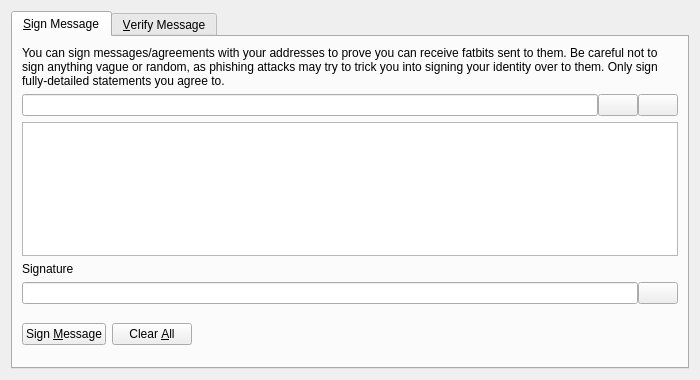
<?xml version="1.0" encoding="UTF-8"?>
<ui version="4.0">
 <class>SignVerifyMessageDialog</class>
 <widget class="QDialog" name="SignVerifyMessageDialog">
  <property name="geometry">
   <rect>
    <x>0</x>
    <y>0</y>
    <width>700</width>
    <height>380</height>
   </rect>
  </property>
  <property name="windowTitle">
   <string>Signatures - Sign / Verify a Message</string>
  </property>
  <property name="modal">
   <bool>true</bool>
  </property>
  <layout class="QVBoxLayout" name="verticalLayout">
   <item>
    <widget class="QTabWidget" name="tabWidget">
     <property name="currentIndex">
      <number>0</number>
     </property>
     <widget class="QWidget" name="tabSignMessage">
      <attribute name="title">
       <string>&amp;Sign Message</string>
      </attribute>
      <layout class="QVBoxLayout" name="verticalLayout_SM">
       <item>
        <widget class="QLabel" name="infoLabel_SM">
         <property name="text">
          <string>You can sign messages/agreements with your addresses to prove you can receive fatbits sent to them. Be careful not to sign anything vague or random, as phishing attacks may try to trick you into signing your identity over to them. Only sign fully-detailed statements you agree to.</string>
         </property>
         <property name="textFormat">
          <enum>Qt::PlainText</enum>
         </property>
         <property name="wordWrap">
          <bool>true</bool>
         </property>
        </widget>
       </item>
       <item>
        <layout class="QHBoxLayout" name="horizontalLayout_1_SM">
         <property name="spacing">
          <number>0</number>
         </property>
         <item>
          <widget class="QValidatedLineEdit" name="addressIn_SM">
           <property name="toolTip">
            <string>The Fatbit address to sign the message with</string>
           </property>
          </widget>
         </item>
         <item>
          <widget class="QPushButton" name="addressBookButton_SM">
           <property name="toolTip">
            <string>Choose previously used address</string>
           </property>
           <property name="text">
            <string/>
           </property>
           <property name="icon">
            <iconset resource="../fatbit.qrc">
             <normaloff>:/icons/address-book</normaloff>:/icons/address-book</iconset>
           </property>
           <property name="shortcut">
            <string>Alt+A</string>
           </property>
           <property name="autoDefault">
            <bool>false</bool>
           </property>
          </widget>
         </item>
         <item>
          <widget class="QPushButton" name="pasteButton_SM">
           <property name="toolTip">
            <string>Paste address from clipboard</string>
           </property>
           <property name="text">
            <string/>
           </property>
           <property name="icon">
            <iconset resource="../fatbit.qrc">
             <normaloff>:/icons/editpaste</normaloff>:/icons/editpaste</iconset>
           </property>
           <property name="shortcut">
            <string>Alt+P</string>
           </property>
           <property name="autoDefault">
            <bool>false</bool>
           </property>
          </widget>
         </item>
        </layout>
       </item>
       <item>
        <widget class="QPlainTextEdit" name="messageIn_SM">
         <property name="toolTip">
          <string>Enter the message you want to sign here</string>
         </property>
        </widget>
       </item>
       <item>
        <widget class="QLabel" name="signatureLabel_SM">
         <property name="text">
          <string>Signature</string>
         </property>
         <property name="textFormat">
          <enum>Qt::PlainText</enum>
         </property>
        </widget>
       </item>
       <item>
        <layout class="QHBoxLayout" name="horizontalLayout_2_SM">
         <property name="spacing">
          <number>0</number>
         </property>
         <item>
          <widget class="QLineEdit" name="signatureOut_SM">
           <property name="font">
            <font>
             <italic>true</italic>
            </font>
           </property>
           <property name="readOnly">
            <bool>true</bool>
           </property>
          </widget>
         </item>
         <item>
          <widget class="QPushButton" name="copySignatureButton_SM">
           <property name="toolTip">
            <string>Copy the current signature to the system clipboard</string>
           </property>
           <property name="text">
            <string/>
           </property>
           <property name="icon">
            <iconset resource="../fatbit.qrc">
             <normaloff>:/icons/editcopy</normaloff>:/icons/editcopy</iconset>
           </property>
           <property name="autoDefault">
            <bool>false</bool>
           </property>
          </widget>
         </item>
        </layout>
       </item>
       <item>
        <layout class="QHBoxLayout" name="horizontalLayout_3_SM">
         <item>
          <widget class="QPushButton" name="signMessageButton_SM">
           <property name="toolTip">
            <string>Sign the message to prove you own this Fatbit address</string>
           </property>
           <property name="text">
            <string>Sign &amp;Message</string>
           </property>
           <property name="icon">
            <iconset resource="../fatbit.qrc">
             <normaloff>:/icons/edit</normaloff>:/icons/edit</iconset>
           </property>
           <property name="autoDefault">
            <bool>false</bool>
           </property>
          </widget>
         </item>
         <item>
          <widget class="QPushButton" name="clearButton_SM">
           <property name="toolTip">
            <string>Reset all sign message fields</string>
           </property>
           <property name="text">
            <string>Clear &amp;All</string>
           </property>
           <property name="icon">
            <iconset resource="../fatbit.qrc">
             <normaloff>:/icons/remove</normaloff>:/icons/remove</iconset>
           </property>
           <property name="autoDefault">
            <bool>false</bool>
           </property>
          </widget>
         </item>
         <item>
          <spacer name="horizontalSpacer_1_SM">
           <property name="orientation">
            <enum>Qt::Horizontal</enum>
           </property>
           <property name="sizeHint" stdset="0">
            <size>
             <width>40</width>
             <height>48</height>
            </size>
           </property>
          </spacer>
         </item>
         <item>
          <widget class="QLabel" name="statusLabel_SM">
           <property name="font">
            <font>
             <weight>75</weight>
             <bold>true</bold>
            </font>
           </property>
           <property name="text">
            <string/>
           </property>
           <property name="wordWrap">
            <bool>true</bool>
           </property>
          </widget>
         </item>
         <item>
          <spacer name="horizontalSpacer_2_SM">
           <property name="orientation">
            <enum>Qt::Horizontal</enum>
           </property>
           <property name="sizeHint" stdset="0">
            <size>
             <width>40</width>
             <height>48</height>
            </size>
           </property>
          </spacer>
         </item>
        </layout>
       </item>
      </layout>
     </widget>
     <widget class="QWidget" name="tabVerifyMessage">
      <attribute name="title">
       <string>&amp;Verify Message</string>
      </attribute>
      <layout class="QVBoxLayout" name="verticalLayout_VM">
       <item>
        <widget class="QLabel" name="infoLabel_VM">
         <property name="text">
          <string>Enter the receiver's address, message (ensure you copy line breaks, spaces, tabs, etc. exactly) and signature below to verify the message. Be careful not to read more into the signature than what is in the signed message itself, to avoid being tricked by a man-in-the-middle attack. Note that this only proves the signing party receives with the address, it cannot prove sendership of any transaction!</string>
         </property>
         <property name="textFormat">
          <enum>Qt::PlainText</enum>
         </property>
         <property name="alignment">
          <set>Qt::AlignLeading|Qt::AlignLeft|Qt::AlignTop</set>
         </property>
         <property name="wordWrap">
          <bool>true</bool>
         </property>
        </widget>
       </item>
       <item>
        <layout class="QHBoxLayout" name="horizontalLayout_1_VM">
         <property name="spacing">
          <number>0</number>
         </property>
         <item>
          <widget class="QValidatedLineEdit" name="addressIn_VM">
           <property name="toolTip">
            <string>The Fatbit address the message was signed with</string>
           </property>
          </widget>
         </item>
         <item>
          <widget class="QPushButton" name="addressBookButton_VM">
           <property name="toolTip">
            <string>Choose previously used address</string>
           </property>
           <property name="text">
            <string/>
           </property>
           <property name="icon">
            <iconset resource="../fatbit.qrc">
             <normaloff>:/icons/address-book</normaloff>:/icons/address-book</iconset>
           </property>
           <property name="shortcut">
            <string>Alt+A</string>
           </property>
           <property name="autoDefault">
            <bool>false</bool>
           </property>
          </widget>
         </item>
        </layout>
       </item>
       <item>
        <widget class="QPlainTextEdit" name="messageIn_VM"/>
       </item>
       <item>
        <widget class="QValidatedLineEdit" name="signatureIn_VM"/>
       </item>
       <item>
        <layout class="QHBoxLayout" name="horizontalLayout_2_VM">
         <item>
          <widget class="QPushButton" name="verifyMessageButton_VM">
           <property name="toolTip">
            <string>Verify the message to ensure it was signed with the specified Fatbit address</string>
           </property>
           <property name="text">
            <string>Verify &amp;Message</string>
           </property>
           <property name="icon">
            <iconset resource="../fatbit.qrc">
             <normaloff>:/icons/transaction_0</normaloff>:/icons/transaction_0</iconset>
           </property>
           <property name="autoDefault">
            <bool>false</bool>
           </property>
          </widget>
         </item>
         <item>
          <widget class="QPushButton" name="clearButton_VM">
           <property name="toolTip">
            <string>Reset all verify message fields</string>
           </property>
           <property name="text">
            <string>Clear &amp;All</string>
           </property>
           <property name="icon">
            <iconset resource="../fatbit.qrc">
             <normaloff>:/icons/remove</normaloff>:/icons/remove</iconset>
           </property>
           <property name="autoDefault">
            <bool>false</bool>
           </property>
          </widget>
         </item>
         <item>
          <spacer name="horizontalSpacer_1_VM">
           <property name="orientation">
            <enum>Qt::Horizontal</enum>
           </property>
           <property name="sizeHint" stdset="0">
            <size>
             <width>40</width>
             <height>48</height>
            </size>
           </property>
          </spacer>
         </item>
         <item>
          <widget class="QLabel" name="statusLabel_VM">
           <property name="font">
            <font>
             <weight>75</weight>
             <bold>true</bold>
            </font>
           </property>
           <property name="text">
            <string/>
           </property>
           <property name="wordWrap">
            <bool>true</bool>
           </property>
          </widget>
         </item>
         <item>
          <spacer name="horizontalSpacer_2_VM">
           <property name="orientation">
            <enum>Qt::Horizontal</enum>
           </property>
           <property name="sizeHint" stdset="0">
            <size>
             <width>40</width>
             <height>48</height>
            </size>
           </property>
          </spacer>
         </item>
        </layout>
       </item>
      </layout>
     </widget>
    </widget>
   </item>
  </layout>
 </widget>
 <customwidgets>
  <customwidget>
   <class>QValidatedLineEdit</class>
   <extends>QLineEdit</extends>
   <header>qvalidatedlineedit.h</header>
  </customwidget>
 </customwidgets>
 <resources>
  <include location="../fatbit.qrc"/>
 </resources>
 <connections/>
</ui>
